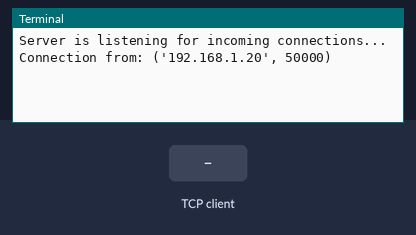
The program below on a simulated Raspberry Pi (header pin numbers). Parts: the last lines printed to the terminal. Inputs (shaded band) come from the test bench. One TCP client connects 1 s after the port opens and stays connected; the stepper is drawn at 200 steps a turn.

Above: at 1.2 s.
1.3 s: the TCP client sends "yaw"
At 1.6 s:
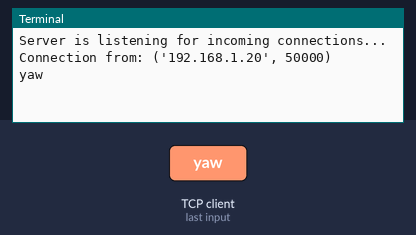
2.8 s: the TCP client sends "pitch"
At 4.0 s:
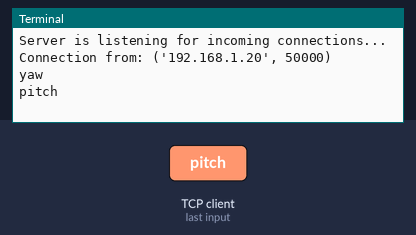
4.3 s: the TCP client sends "roll"
At 5.1 s:
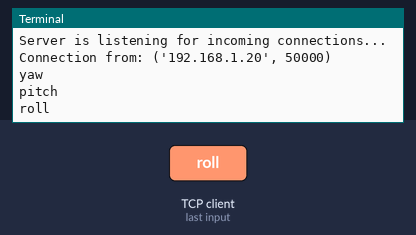

Measured:
- after the input at 1.3 s, the terminal: prints a new line at once (image 1)
- after the input at 2.8 s, the terminal: prints a new line at once (image 2)
- after the input at 4.3 s, the terminal: prints a new line at once (image 3)

The program:

motor_rotate.py
```python
import RPi.GPIO as GPIO
from time import sleep
import socket

# Set up GPIO
GPIO.setmode(GPIO.BOARD)

# Pin definitions
X_STEP = 33
X_DIR = 35
Y_STEP = 29
Y_DIR = 31
Z_STEP = 11
Z_DIR = 13

# Initialize pins
motor_pins = [X_STEP, X_DIR, Y_STEP, Y_DIR, Z_STEP, Z_DIR]
for pin in motor_pins:
    GPIO.setup(pin, GPIO.OUT)
    GPIO.output(pin, GPIO.LOW)


# Function to rotate motor
def rotate_motor(step_pin, dir_pin, degrees, delay=0.0025):
    steps = int(degrees * (200 / 360))  # Assuming 200 steps per revolution
    GPIO.output(dir_pin, GPIO.HIGH if degrees >= 0 else GPIO.LOW)
    for _ in range(abs(steps)):
        GPIO.output(step_pin, GPIO.HIGH)
        sleep(delay)
        GPIO.output(step_pin, GPIO.LOW)


# Initialize TCP Socket
server_socket = socket.socket(socket.AF_INET, socket.SOCK_STREAM)
server_socket.bind(('158.39.162.184', 8083))
server_socket.listen(5)
print("Server is listening for incoming connections...")

while True:
    client_socket, client_address = server_socket.accept()
    print(f"Connection from: {client_address}")


    while True:
        data = client_socket.recv(1024).decode('utf-8')
        if not data:
           break

        print(f"{data}")

        split_data = data.replace(",",".").split(" ")
        #split_data = data.split(" ")
        if split_data[0] == 'camera':  # Validating the string
            if split_data[1] == 'yaw':
                yaw_deg = float(split_data[2])
                #rotate_motor(Z_STEP, Z_DIR, yaw_deg)
            elif split_data[1] == 'pitch':
                pitch_deg = float(split_data[2])
                rotate_motor(Y_STEP, Y_DIR, pitch_deg)
            elif split_data[1] == 'roll':
                roll_deg = float(split_data[2])
                rotate_motor(X_STEP, X_DIR, roll_deg)


        #response = "Motor movement complete."
        #client_socket.send(response.encode('utf-8'))

    client_socket.close()

GPIO.cleanup()
```
